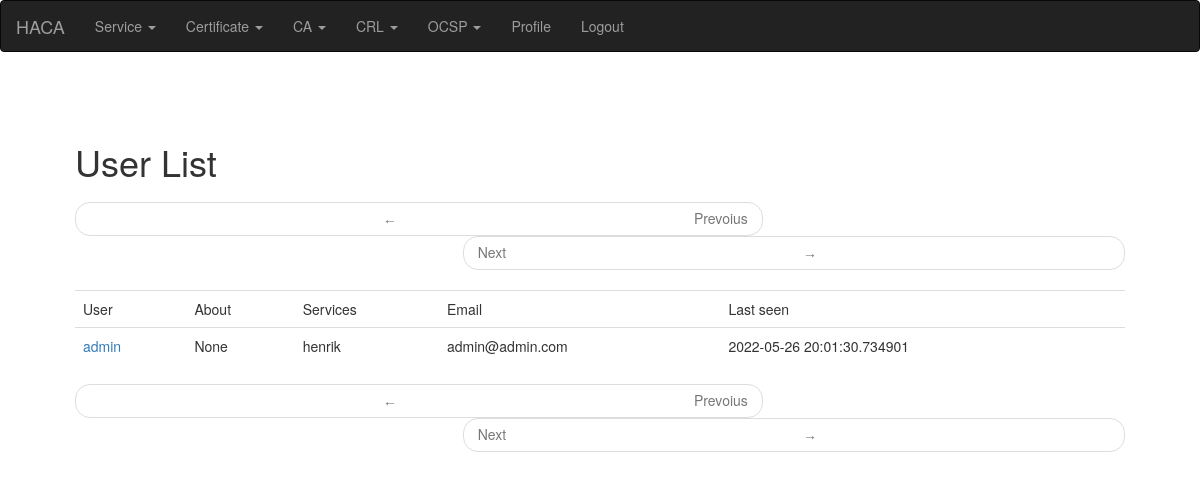
The app's page /user/list (signed in), older data.
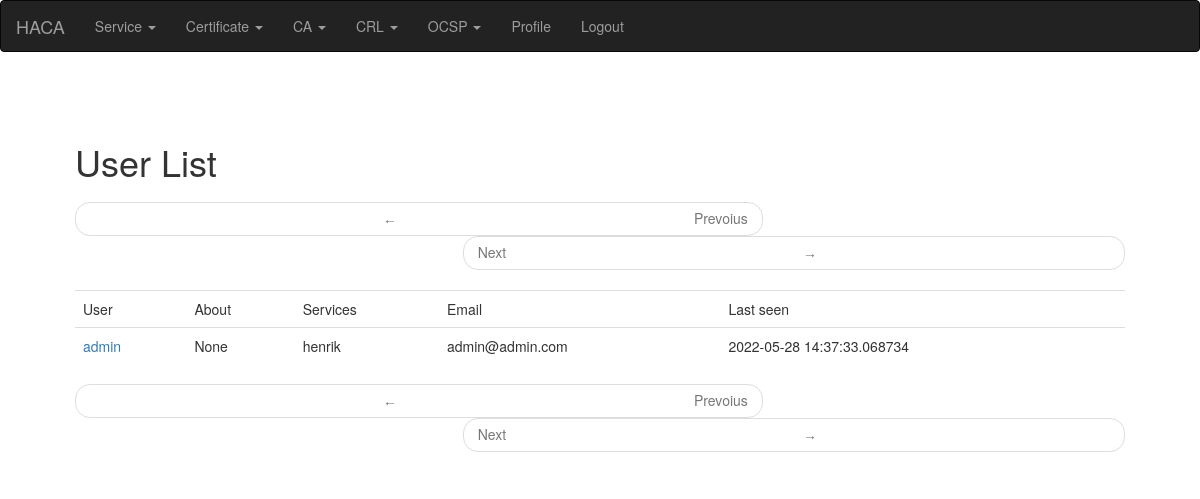
The same page, newer data.
### app/main/models.py (models this page shows, shortened)
class PaginatedAPIMixin(object):
    @staticmethod
    def to_collection_dict(query, page, per_page, endpoint, **kwargs):
        resources = query.paginate(page, per_page, False)
        print("page: %s per_page: %s endpoint %s" % (page, per_page, endpoint))
        data = {
            'items': [item.to_dict() for item in resources.items],
            '_meta': {
                'page': page,
                'per_page': per_page,
                'total_pages': resources.pages,
                'total_items': resources.total
            },
            '_links': {
                'self': url_for(endpoint, id=id, page=page, per_page=per_page,
                                **kwargs),
                'next': url_for(endpoint, id=id, page=page + 1, per_page=per_page,
                                **kwargs) if resources.has_next else None,
                'prev': url_for(endpoint, id=id, page=page - 1, per_page=per_page,
                                **kwargs) if resources.has_prev else None
            }
        }
        return data

class User(PaginatedAPIMixin, UserMixin, db.Model):
    __tablename__ = "user"
    __searchable__ = ['username', 'email', 'about_me']
    id = db.Column(db.Integer, primary_key=True)
    username = db.Column(db.String(64), index=True, unique=True)
    email = db.Column(db.String(120), index=True, unique=True)
    password_hash = db.Column(db.String(128))
    about_me = db.Column(db.String(140))
    last_seen = db.Column(db.DateTime, default=datetime.utcnow)
    api_key = db.Column(db.String(32), index=True, unique=True)
    token = db.Column(db.String(32), index=True, unique=True)
    token_expiration = db.Column(db.DateTime)
    role = db.Column(db.String(140))
    active = db.Column(db.Integer)

### app/main/routes.py (the view)
@bp.route('/user/list')
@login_required
def user_list():
    page = request.args.get('page', 1, type=int)
    users = User.query.order_by(User.username).paginate(
        page, current_app.config['POSTS_PER_PAGE'], False)
    services = Service.query.all()
    next_url = url_for(
        'main.user_list', page=users.next_num) if users.has_next else None
    prev_url = url_for(
        'main.user_list', page=users.prev_num) if users.has_prev else None
    return render_template('users.html', users=users.items, services=services,
                           next_url=next_url, prev_url=prev_url,
                           title=_("User List"))

### app/main/models.py (called while the page is built)
@login.user_loader
def load_user(id):
    print(f'regular user loaded for login userid: {id}')
    return User.query.get(int(id))

### app/main/routes.py (called while the page is built)
@bp.before_app_request
def before_request():
    if current_user.is_authenticated:
        current_user.last_seen = datetime.utcnow()
        db.session.commit()
    g.locale = str(get_locale())

### app/templates/users.html (shortened to what this page needs)
{% extends "base.html" %}
{% block app_content %}
  {% if users %}
  <nav aria-label="...">
      <ul class="pager">
          <li class="previous{% if not prev_url %} disabled{% endif %}">
              <a href="{{ prev_url or '#' }}">
                  <span aria-hidden="true">&larr;</span> {{ _('Prevoius') }}
              </a>
          </li>
          <li class="next{% if not next_url %} disabled{% endif %}">
              <a href="{{ next_url or '#' }}">
                  {{ _('Next') }} <span aria-hidden="true">&rarr;</span>
              </a>
          </li>
      </ul>
  </nav>
  {% endif %}
  <table class="table table-hover">
    <tr>
        <td>  {{ _('User') }} </td>
        <td>  {{ _('About') }}  </td>
        <td>  {{ _('Services') }}  </td>
        <td>  {{ _('Email') }} </td>
        <td>  {{ _('Last seen') }} </td>
    </tr>
    {% for u in users %}
      <tr>
          <td>  {{ user_link }}  </td>
          <td>  {{ u.about_me}} </td>
          <td>
            {% for service in services %}
              {% for su in service.users %}
                {% if su.username == u.username %}
                  {{ service.name }}
                {% endif %}
              {% endfor %}
            {% endfor %}
         </td>
         <td>  {{ u.email}} </td>
         <td>  {{ u.last_seen }} </td>
      </tr>
      {% endfor %}
  </table>
    {% if users %}
    <nav aria-label="...">
        <ul class="pager">
            <li class="previous{% if not prev_url %} disabled{% endif %}">
                <a href="{{ prev_url or '#' }}">
                    <span aria-hidden="true">&larr;</span> {{ _('Prevoius') }}
                </a>
            </li>
            <li class="next{% if not next_url %} disabled{% endif %}">
                <a href="{{ next_url or '#' }}">
                    {{ _('Next') }} <span aria-hidden="true">&rarr;</span>
                </a>
            </li>
        </ul>
    </nav>
    {% endif %}
{% endblock %}

Row changes from the older to the newer data that the page shows:
changed User "admin": last_seen "2022-05-26 20:01:30.734901" → "2022-05-28 14:37:33.068734"
